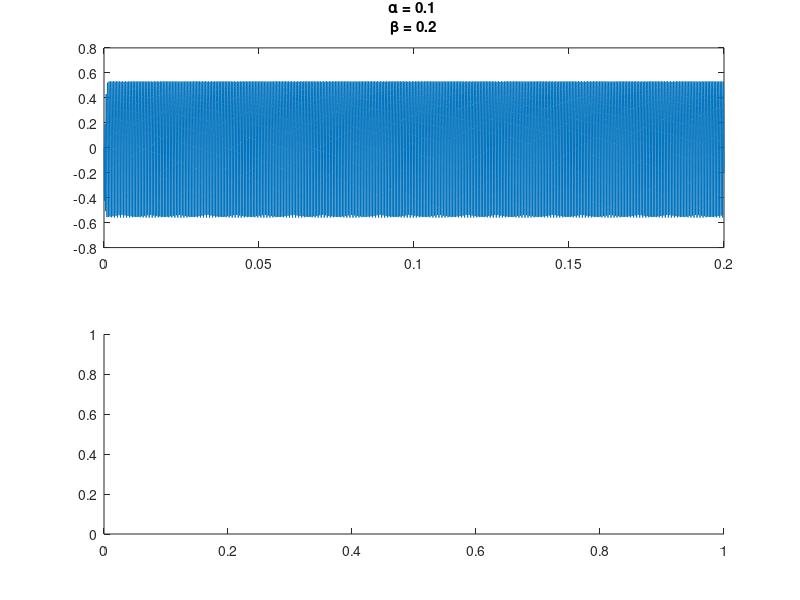

Recreate this plot in MATLAB. (Note: this script raises an error after producing the figure.)
function mindlinmodel
% This is an implementation of the model of vocal production from:
% Reconstruction of physiological instructions from Zebra finch song
% Perl, Arneodo, Amador, Goller, and Mindlin
% Physical Review E 85, 051909 (2011)

% This function numerically integrates the "Normal Form" of the equations 
% for the movement of the syringeal labia. It does not include the 
% helmholtz resonator model of the vocal tract yet.

% NOTE: There is a sign mistake in the equation in the paper by Perl et al.
% See Amador et al. 2013 Figure 1 for the correct equation and Figure 2d to
% see where zebra finch songs fall in the parameter space.

alpha = 0.1; % represents air sac pressure
beta  = 0.2; % represents tension of the ventral syringeal muscle
gamma = 24000; % This parameter was determined by Perl et al. to be the same for all birds tested, so we use their value
y0 = [0;0]; % initial condition
dxdt = @(t,x,y) y;
dydt = @(t,x,y) -alpha*gamma^2 - beta*gamma^2*x - gamma^2*x^3 - gamma*x^2*y + gamma^2*x^2 - gamma*x*y;
% Here the parameters alpha and beta are constant in time, but to make a
% song they would change as a function of time.

odefun = @(t,y) [dxdt(t,y(1),y(2)); dydt(t,y(1),y(2))];

fs = 40e3; % 40 kHz sampling rate
tspan = 0:(1/fs):200e-3; % 200 ms
[T,Y] = ode23(odefun, tspan, y0);

subplot(2,1,1)
plot(T,Y(:,1))
title(sprintf('\\alpha = %g \n\\beta = %g', alpha, beta))
ax1 = gca;

subplot(2,1,2)
displaySpecgramQuick(Y(:,1),fs)
ax2 = gca;

linkaxes([ax1, ax2], 'x')
